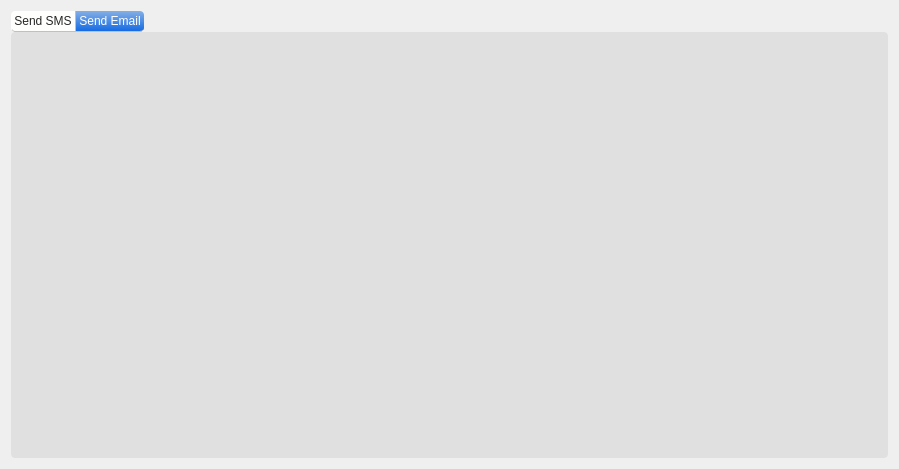
                            <widget class="QWidget" name="page_10">
                             <property name="geometry">
                              <rect>
                               <x>0</x>
                               <y>0</y>
                               <width>899</width>
                               <height>469</height>
                              </rect>
                             </property>
                             <attribute name="label">
                              <string>Send message to students</string>
                             </attribute>
                             <layout class="QVBoxLayout" name="verticalLayout_21">
                              <item>
                               <widget class="QTabWidget" name="tabWidget_2">
                                <property name="styleSheet">
                                 <string notr="true">QTabWidget {
    color:rgb(0,0,0);
    background-color:#000000;
}
QTabWidget::pane {
    border-color: #050a0e;
    background-color: #e0e0e0;
    border-width: 1px;
    border-radius: 4px;
    position: absolute;
    top: -0.5em;
    padding-top: 0.5em;
}

QTabWidget::tab-bar {
    alignment: center;
}

QTabBar::tab {
    border-bottom: 1px solid #c0c0c0;
    padding: 3px;
    color: #272727;
    background-color: #fefefc;
    margin-left:0px;
}
QTabBar::tab:!last {
    border-right: 1px solid;
    border-right-color: #c0c0c0;
    border-bottom-color: #c0c0c0;
}
QTabBar::tab:first {
    border-top-left-radius: 4px;
    border-bottom-left-radius: 4px;
}
QTabBar::tab:last {
    border-top-right-radius: 4px;
    border-bottom-right-radius: 4px;
}
QTabBar::tab:selected, QTabBar::tab:last:selected, QTabBar::tab:hover {
    color: #FFFFFF;
    background-color: qlineargradient(spread:pad, x1:0.5, y1:0, x2:0.5, y2:1, stop:0 #84afe5, stop:1 #1168e4);
}</string>
                                </property>
                                <property name="currentIndex">
                                 <number>1</number>
                                </property>
                                <widget class="QWidget" name="tab_4">
                                 <attribute name="title">
                                  <string>Send SMS</string>
                                 </attribute>
                                </widget>
                                <widget class="QWidget" name="tab_5">
                                 <attribute name="title">
                                  <string>Send Email</string>
                                 </attribute>
                                </widget>
                               </widget>
                              </item>
                             </layout>
                            </widget>
